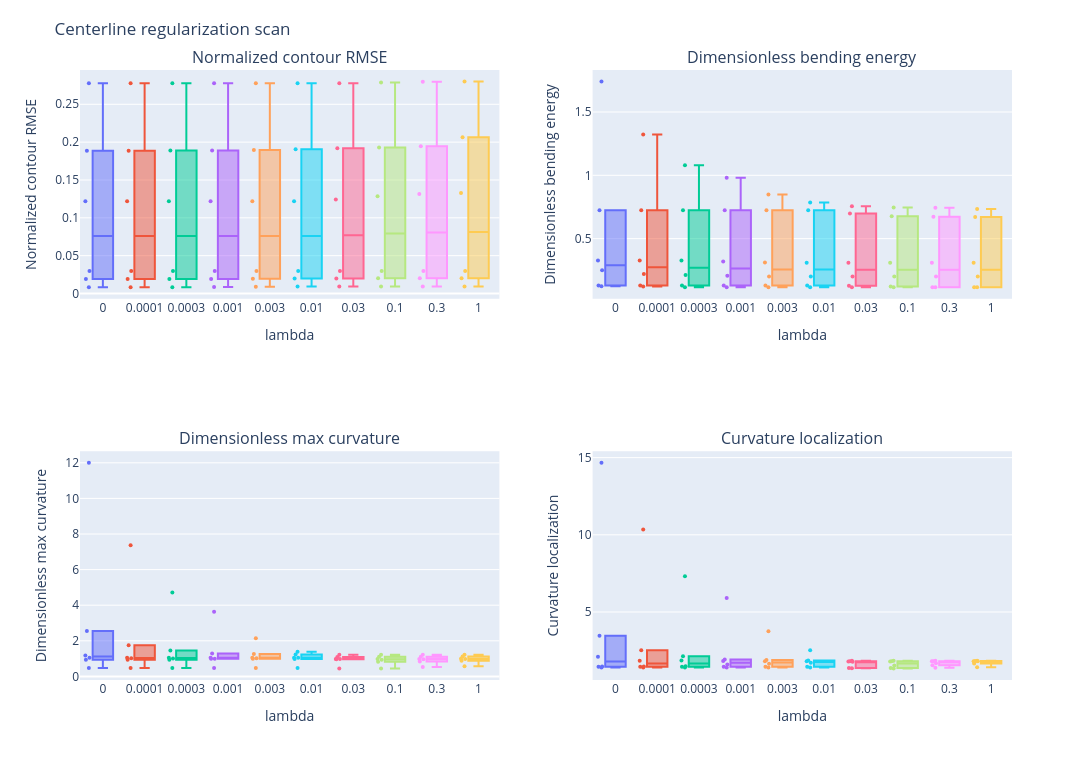
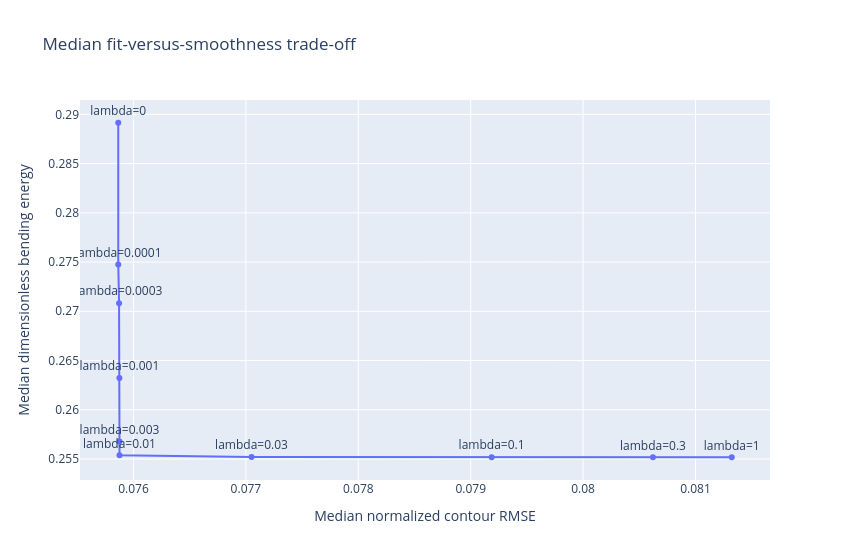

The cell these charts' notebook holds for them, in order:
### Markdown cell above
## 5) Quantitative trade-off

Prefer the smallest lambda that removes the high-curvature tail and lowers curvature localization without causing a substantial increase in normalized contour RMSE.

### Code cell
metrics = [
    ("normalized_rmse", "Normalized contour RMSE"),
    ("dimensionless_bending_energy", "Dimensionless bending energy"),
    ("dimensionless_max_curvature", "Dimensionless max curvature"),
    ("curvature_localization", "Curvature localization"),
]
fig = make_subplots(rows=2, cols=2, subplot_titles=[label for _, label in metrics])
for metric_index, (key, label) in enumerate(metrics):
    row, col = divmod(metric_index, 2)
    for lambda_value in LAMBDA_VALUES:
        values = [
            item[key] for item in metric_rows
            if np.isclose(item["lambda"], float(lambda_value)) and np.isfinite(item[key])
        ]
        fig.add_trace(
            go.Box(
                x=[f"{lambda_value:g}"] * len(values),
                y=values,
                name=f"{lambda_value:g}",
                boxpoints="all",
                jitter=0.25,
                marker_size=4,
                showlegend=False,
            ),
            row=row + 1, col=col + 1,
        )
    fig.update_xaxes(title_text="lambda", type="category", row=row + 1, col=col + 1)
    fig.update_yaxes(title_text=label, row=row + 1, col=col + 1)
fig.update_layout(height=760, width=1150, title="Centerline regularization scan", margin=dict(t=70))
display(fig)

median_points = []
for lambda_value in LAMBDA_VALUES:
    rows = [item for item in metric_rows if np.isclose(item["lambda"], float(lambda_value))]
    median_points.append(
        (
            float(lambda_value),
            float(np.median([item["normalized_rmse"] for item in rows])),
            float(np.median([item["dimensionless_bending_energy"] for item in rows])),
        )
    )
tradeoff = go.Figure(
    go.Scatter(
        x=[item[1] for item in median_points],
        y=[item[2] for item in median_points],
        text=[f"lambda={item[0]:g}" for item in median_points],
        mode="lines+markers+text",
        textposition="top center",
        hovertemplate="%{text}<br>median normalized RMSE=%{x:.4g}<br>median bending energy=%{y:.4g}<extra></extra>",
    )
)
tradeoff.update_layout(
    title="Median fit-versus-smoothness trade-off",
    xaxis_title="Median normalized contour RMSE",
    yaxis_title="Median dimensionless bending energy",
    width=850, height=560,
)
display(tradeoff)

### Figure 1 — Plotly figure (JSON) as saved in the notebook; plotly's stock layout.template omitted (floating-point values rounded to 4 significant figures)
{"data": [{"boxpoints": "all", "jitter": 0.25, "marker": {"size": 4}, "name": "0", "showlegend": false, "type": "box", "x": ["0", "0", "0", "0", "0", "0"], "xaxis": "x", "y": [0.1887, 0.01909, 0.2777, 0.00819, 0.1219, 0.02982], "yaxis": "y"}, {"boxpoints": "all", "jitter": 0.25, "marker": {"size": 4}, "name": "0.0001", "showlegend": false, "type": "box", "x": ["0.0001", "0.0001", "0.0001", "0.0001", "0.0001", "0.0001"], "xaxis": "x", "y": [0.1888, 0.01909, 0.2777, 0.008246, 0.1219, 0.02982], "yaxis": "y"}, {"boxpoints": "all", "jitter": 0.25, "marker": {"size": 4}, "name": "0.0003", "showlegend": false, "type": "box", "x": ["0.0003", "0.0003", "0.0003", "0.0003", "0.0003", "0.0003"], "xaxis": "x", "y": [0.1889, 0.01909, 0.2777, 0.008327, 0.1219, 0.02984], "yaxis": "y"}, {"boxpoints": "all", "jitter": 0.25, "marker": {"size": 4}, "name": "0.001", "showlegend": false, "type": "box", "x": ["0.001", "0.001", "0.001", "0.001", "0.001", "0.001"], "xaxis": "x", "y": [0.189, 0.01924, 0.2777, 0.008623, 0.1219, 0.02984], "yaxis": "y"}, {"boxpoints": "all", "jitter": 0.25, "marker": {"size": 4}, "name": "0.003", "showlegend": false, "type": "box", "x": ["0.003", "0.003", "0.003", "0.003", "0.003", "0.003"], "xaxis": "x", "y": [0.1896, 0.01959, 0.2777, 0.009036, 0.1219, 0.02985], "yaxis": "y"}, {"boxpoints": "all", "jitter": 0.25, "marker": {"size": 4}, "name": "0.01", "showlegend": false, "type": "box", "x": ["0.01", "0.01", "0.01", "0.01", "0.01", "0.01"], "xaxis": "x", "y": [0.1906, 0.01986, 0.2777, 0.009198, 0.1219, 0.02985], "yaxis": "y"}, {"boxpoints": "all", "jitter": 0.25, "marker": {"size": 4}, "name": "0.03", "showlegend": false, "type": "box", "x": ["0.03", "0.03", "0.03", "0.03", "0.03", "0.03"], "xaxis": "x", "y": [0.1918, 0.01997, 0.2779, 0.009245, 0.1243, 0.02985], "yaxis": "y"}, {"boxpoints": "all", "jitter": 0.25, "marker": {"size": 4}, "name": "0.1", "showlegend": false, "type": "box", "x": ["0.1", "0.1", "0.1", "0.1", "0.1", "0.1"], "xaxis": "x", "y": [0.1929, 0.02001, 0.2787, 0.009262, 0.1285, 0.02985], "yaxis": "y"}, {"boxpoints": "all", "jitter": 0.25, "marker": {"size": 4}, "name": "0.3", "showlegend": false, "type": "box", "x": ["0.3", "0.3", "0.3", "0.3", "0.3", "0.3"], "xaxis": "x", "y": [0.1945, 0.02003, 0.2798, 0.009267, 0.1314, 0.02985], "yaxis": "y"}, {"boxpoints": "all", "jitter": 0.25, "marker": {"size": 4}, "name": "1", "showlegend": false, "type": "box", "x": ["1", "1", "1", "1", "1", "1"], "xaxis": "x", "y": [0.2066, 0.02003, 0.2802, 0.009268, 0.1328, 0.02985], "yaxis": "y"}, {"boxpoints": "all", "jitter": 0.25, "marker": {"size": 4}, "name": "0", "showlegend": false, "type": "box", "x": ["0", "0", "0", "0", "0", "0"], "xaxis": "x2", "y": [1.741, 0.3279, 0.13, 0.2504, 0.7245, 0.1234], "yaxis": "y2"}, {"boxpoints": "all", "jitter": 0.25, "marker": {"size": 4}, "name": "0.0001", "showlegend": false, "type": "box", "x": ["0.0001", "0.0001", "0.0001", "0.0001", "0.0001", "0.0001"], "xaxis": "x2", "y": [1.322, 0.3279, 0.13, 0.2216, 0.7245, 0.1216], "yaxis": "y2"}, {"boxpoints": "all", "jitter": 0.25, "marker": {"size": 4}, "name": "0.0003", "showlegend": false, "type": "box", "x": ["0.0003", "0.0003", "0.0003", "0.0003", "0.0003", "0.0003"], "xaxis": "x2", "y": [1.08, 0.3279, 0.13, 0.2137, 0.7245, 0.1164], "yaxis": "y2"}, {"boxpoints": "all", "jitter": 0.25, "marker": {"size": 4}, "name": "0.001", "showlegend": false, "type": "box", "x": ["0.001", "0.001", "0.001", "0.001", "0.001", "0.001"], "xaxis": "x2", "y": [0.9811, 0.32, 0.13, 0.2064, 0.7245, 0.1156], "yaxis": "y2"}, {"boxpoints": "all", "jitter": 0.25, "marker": {"size": 4}, "name": "0.003", "showlegend": false, "type": "box", "x": ["0.003", "0.003", "0.003", "0.003", "0.003", "0.003"], "xaxis": "x2", "y": [0.848, 0.3119, 0.13, 0.2017, 0.7245, 0.1156], "yaxis": "y2"}, {"boxpoints": "all", "jitter": 0.25, "marker": {"size": 4}, "name": "0.01", "showlegend": false, "type": "box", "x": ["0.01", "0.01", "0.01", "0.01", "0.01", "0.01"], "xaxis": "x2", "y": [0.7844, 0.3097, 0.13, 0.201, 0.7245, 0.1156], "yaxis": "y2"}, {"boxpoints": "all", "jitter": 0.25, "marker": {"size": 4}, "name": "0.03", "showlegend": false, "type": "box", "x": ["0.03", "0.03", "0.03", "0.03", "0.03", "0.03"], "xaxis": "x2", "y": [0.7556, 0.3094, 0.1272, 0.201, 0.6992, 0.1156], "yaxis": "y2"}, {"boxpoints": "all", "jitter": 0.25, "marker": {"size": 4}, "name": "0.1", "showlegend": false, "type": "box", "x": ["0.1", "0.1", "0.1", "0.1", "0.1", "0.1"], "xaxis": "x2", "y": [0.7466, 0.3094, 0.1211, 0.201, 0.677, 0.1156], "yaxis": "y2"}, {"boxpoints": "all", "jitter": 0.25, "marker": {"size": 4}, "name": "0.3", "showlegend": false, "type": "box", "x": ["0.3", "0.3", "0.3", "0.3", "0.3", "0.3"], "xaxis": "x2", "y": [0.7439, 0.3094, 0.1168, 0.201, 0.6724, 0.1156], "yaxis": "y2"}, {"boxpoints": "all", "jitter": 0.25, "marker": {"size": 4}, "name": "1", "showlegend": false, "type": "box", "x": ["1", "1", "1", "1", "1", "1"], "xaxis": "x2", "y": [0.7335, 0.3094, 0.1163, 0.201, 0.6716, 0.1156], "yaxis": "y2"}, {"boxpoints": "all", "jitter": 0.25, "marker": {"size": 4}, "name": "0", "showlegend": false, "type": "box", "x": ["0", "0", "0", "0", "0", "0"], "xaxis": "x3", "y": [12.01, 0.9304, 0.4673, 2.556, 1.049, 1.178], "yaxis": "y3"}, {"boxpoints": "all", "jitter": 0.25, "marker": {"size": 4}, "name": "0.0001", "showlegend": false, "type": "box", "x": ["0.0001", "0.0001", "0.0001", "0.0001", "0.0001", "0.0001"], "xaxis": "x3", "y": [7.374, 0.9328, 0.4673, 1.756, 1.049, 1.023], "yaxis": "y3"}, {"boxpoints": "all", "jitter": 0.25, "marker": {"size": 4}, "name": "0.0003", "showlegend": false, "type": "box", "x": ["0.0003", "0.0003", "0.0003", "0.0003", "0.0003", "0.0003"], "xaxis": "x3", "y": [4.713, 0.9361, 0.4673, 1.457, 1.049, 1.009], "yaxis": "y3"}, {"boxpoints": "all", "jitter": 0.25, "marker": {"size": 4}, "name": "0.001", "showlegend": false, "type": "box", "x": ["0.001", "0.001", "0.001", "0.001", "0.001", "0.001"], "xaxis": "x3", "y": [3.626, 0.9962, 0.4673, 1.292, 1.049, 0.9941], "yaxis": "y3"}, {"boxpoints": "all", "jitter": 0.25, "marker": {"size": 4}, "name": "0.003", "showlegend": false, "type": "box", "x": ["0.003", "0.003", "0.003", "0.003", "0.003", "0.003"], "xaxis": "x3", "y": [2.143, 1.019, 0.4673, 1.253, 1.049, 0.9861], "yaxis": "y3"}, {"boxpoints": "all", "jitter": 0.25, "marker": {"size": 4}, "name": "0.01", "showlegend": false, "type": "box", "x": ["0.01", "0.01", "0.01", "0.01", "0.01", "0.01"], "xaxis": "x3", "y": [1.385, 1.051, 0.4673, 1.228, 1.049, 0.9828], "yaxis": "y3"}, {"boxpoints": "all", "jitter": 0.25, "marker": {"size": 4}, "name": "0.03", "showlegend": false, "type": "box", "x": ["0.03", "0.03", "0.03", "0.03", "0.03", "0.03"], "xaxis": "x3", "y": [0.9682, 1.09, 0.4451, 1.22, 0.9742, 0.9819], "yaxis": "y3"}, {"boxpoints": "all", "jitter": 0.25, "marker": {"size": 4}, "name": "0.1", "showlegend": false, "type": "box", "x": ["0.1", "0.1", "0.1", "0.1", "0.1", "0.1"], "xaxis": "x3", "y": [0.8232, 1.104, 0.4395, 1.217, 0.9317, 0.9815], "yaxis": "y3"}, {"boxpoints": "all", "jitter": 0.25, "marker": {"size": 4}, "name": "0.3", "showlegend": false, "type": "box", "x": ["0.3", "0.3", "0.3", "0.3", "0.3", "0.3"], "xaxis": "x3", "y": [0.8304, 1.109, 0.5274, 1.216, 0.9627, 0.9814], "yaxis": "y3"}, {"boxpoints": "all", "jitter": 0.25, "marker": {"size": 4}, "name": "1", "showlegend": false, "type": "box", "x": ["1", "1", "1", "1", "1", "1"], "xaxis": "x3", "y": [0.8811, 1.11, 0.5717, 1.216, 0.9846, 0.9814], "yaxis": "y3"}, {"boxpoints": "all", "jitter": 0.25, "marker": {"size": 4}, "name": "0", "showlegend": false, "type": "box", "x": ["0", "0", "0", "0", "0", "0"], "xaxis": "x4", "y": [14.67, 1.471, 1.412, 3.459, 1.459, 2.102], "yaxis": "y4"}, {"boxpoints": "all", "jitter": 0.25, "marker": {"size": 4}, "name": "0.0001", "showlegend": false, "type": "box", "x": ["0.0001", "0.0001", "0.0001", "0.0001", "0.0001", "0.0001"], "xaxis": "x4", "y": [10.34, 1.475, 1.412, 2.527, 1.459, 1.838], "yaxis": "y4"}, {"boxpoints": "all", "jitter": 0.25, "marker": {"size": 4}, "name": "0.0003", "showlegend": false, "type": "box", "x": ["0.0003", "0.0003", "0.0003", "0.0003", "0.0003", "0.0003"], "xaxis": "x4", "y": [7.315, 1.48, 1.412, 2.135, 1.459, 1.853], "yaxis": "y4"}, {"boxpoints": "all", "jitter": 0.25, "marker": {"size": 4}, "name": "0.001", "showlegend": false, "type": "box", "x": ["0.001", "0.001", "0.001", "0.001", "0.001", "0.001"], "xaxis": "x4", "y": [5.906, 1.594, 1.412, 1.926, 1.459, 1.832], "yaxis": "y4"}, {"boxpoints": "all", "jitter": 0.25, "marker": {"size": 4}, "name": "0.003", "showlegend": false, "type": "box", "x": ["0.003", "0.003", "0.003", "0.003", "0.003", "0.003"], "xaxis": "x4", "y": [3.755, 1.652, 1.412, 1.89, 1.459, 1.817], "yaxis": "y4"}, {"boxpoints": "all", "jitter": 0.25, "marker": {"size": 4}, "name": "0.01", "showlegend": false, "type": "box", "x": ["0.01", "0.01", "0.01", "0.01", "0.01", "0.01"], "xaxis": "x4", "y": [2.524, 1.71, 1.412, 1.856, 1.459, 1.812], "yaxis": "y4"}, {"boxpoints": "all", "jitter": 0.25, "marker": {"size": 4}, "name": "0.03", "showlegend": false, "type": "box", "x": ["0.03", "0.03", "0.03", "0.03", "0.03", "0.03"], "xaxis": "x4", "y": [1.798, 1.773, 1.36, 1.843, 1.378, 1.81], "yaxis": "y4"}, {"boxpoints": "all", "jitter": 0.25, "marker": {"size": 4}, "name": "0.1", "showlegend": false, "type": "box", "x": ["0.1", "0.1", "0.1", "0.1", "0.1", "0.1"], "xaxis": "x4", "y": [1.539, 1.797, 1.376, 1.839, 1.336, 1.809], "yaxis": "y4"}, {"boxpoints": "all", "jitter": 0.25, "marker": {"size": 4}, "name": "0.3", "showlegend": false, "type": "box", "x": ["0.3", "0.3", "0.3", "0.3", "0.3", "0.3"], "xaxis": "x4", "y": [1.555, 1.804, 1.68, 1.837, 1.384, 1.809], "yaxis": "y4"}, {"boxpoints": "all", "jitter": 0.25, "marker": {"size": 4}, "name": "1", "showlegend": false, "type": "box", "x": ["1", "1", "1", "1", "1", "1"], "xaxis": "x4", "y": [1.658, 1.806, 1.825, 1.837, 1.416, 1.809], "yaxis": "y4"}], "layout": {"annotations": [{"font": {"size": 16}, "showarrow": false, "text": "Normalized contour RMSE", "x": 0.225, "xanchor": "center", "xref": "paper", "y": 1, "yanchor": "bottom", "yref": "paper"}, {"font": {"size": 16}, "showarrow": false, "text": "Dimensionless bending energy", "x": 0.775, "xanchor": "center", "xref": "paper", "y": 1, "yanchor": "bottom", "yref": "paper"}, {"font": {"size": 16}, "showarrow": false, "text": "Dimensionless max curvature", "x": 0.225, "xanchor": "center", "xref": "paper", "y": 0.375, "yanchor": "bottom", "yref": "paper"}, {"font": {"size": 16}, "showarrow": false, "text": "Curvature localization", "x": 0.775, "xanchor": "center", "xref": "paper", "y": 0.375, "yanchor": "bottom", "yref": "paper"}], "height": 760, "margin": {"t": 70}, "title": {"text": "Centerline regularization scan"}, "width": 1150, "xaxis": {"anchor": "y", "domain": [0, 0.45], "title": {"text": "lambda"}, "type": "category"}, "xaxis2": {"anchor": "y2", "domain": [0.55, 1], "title": {"text": "lambda"}, "type": "category"}, "xaxis3": {"anchor": "y3", "domain": [0, 0.45], "title": {"text": "lambda"}, "type": "category"}, "xaxis4": {"anchor": "y4", "domain": [0.55, 1], "title": {"text": "lambda"}, "type": "category"}, "yaxis": {"anchor": "x", "domain": [0.625, 1], "title": {"text": "Normalized contour RMSE"}}, "yaxis2": {"anchor": "x2", "domain": [0.625, 1], "title": {"text": "Dimensionless bending energy"}}, "yaxis3": {"anchor": "x3", "domain": [0, 0.375], "title": {"text": "Dimensionless max curvature"}}, "yaxis4": {"anchor": "x4", "domain": [0, 0.375], "title": {"text": "Curvature localization"}}}}

### Figure 2 — Plotly figure (JSON) as saved in the notebook; plotly's stock layout.template omitted (floating-point values rounded to 4 significant figures)
{"data": [{"hovertemplate": "%{text}<br>median normalized RMSE=%{x:.4g}<br>median bending energy=%{y:.4g}<extra></extra>", "mode": "lines+markers+text", "text": ["lambda=0", "lambda=0.0001", "lambda=0.0003", "lambda=0.001", "lambda=0.003", "lambda=0.01", "lambda=0.03", "lambda=0.1", "lambda=0.3", "lambda=1"], "textposition": "top center", "type": "scatter", "x": [0.07586, 0.07586, 0.07587, 0.07587, 0.07588, 0.07588, 0.07705, 0.07919, 0.08062, 0.08132], "y": [0.2891, 0.2748, 0.2708, 0.2632, 0.2568, 0.2554, 0.2552, 0.2552, 0.2552, 0.2552]}], "layout": {"height": 560, "title": {"text": "Median fit-versus-smoothness trade-off"}, "width": 850, "xaxis": {"title": {"text": "Median normalized contour RMSE"}}, "yaxis": {"title": {"text": "Median dimensionless bending energy"}}}}
